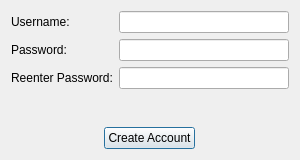
<?xml version="1.0" encoding="UTF-8"?>
<ui version="4.0">
 <class>RegisterDialog</class>
 <widget class="QDialog" name="RegisterDialog">
  <property name="geometry">
   <rect>
    <x>0</x>
    <y>0</y>
    <width>300</width>
    <height>160</height>
   </rect>
  </property>
  <property name="minimumSize">
   <size>
    <width>0</width>
    <height>160</height>
   </size>
  </property>
  <property name="maximumSize">
   <size>
    <width>16777215</width>
    <height>160</height>
   </size>
  </property>
  <property name="windowTitle">
   <string>Register</string>
  </property>
  <layout class="QGridLayout" name="gridLayout">
   <item row="2" column="0">
    <widget class="QLabel" name="label_3">
     <property name="text">
      <string>Reenter Password:</string>
     </property>
    </widget>
   </item>
   <item row="0" column="0">
    <widget class="QLabel" name="label">
     <property name="text">
      <string>Username:</string>
     </property>
    </widget>
   </item>
   <item row="1" column="0">
    <widget class="QLabel" name="label_2">
     <property name="text">
      <string>Password:</string>
     </property>
    </widget>
   </item>
   <item row="0" column="1">
    <widget class="QLineEdit" name="lineEdit_username">
     <property name="maxLength">
      <number>32</number>
     </property>
    </widget>
   </item>
   <item row="1" column="1">
    <widget class="QLineEdit" name="lineEdit_password">
     <property name="maxLength">
      <number>128</number>
     </property>
     <property name="echoMode">
      <enum>QLineEdit::Password</enum>
     </property>
    </widget>
   </item>
   <item row="2" column="1">
    <widget class="QLineEdit" name="lineEdit_password_2">
     <property name="maxLength">
      <number>128</number>
     </property>
     <property name="echoMode">
      <enum>QLineEdit::Password</enum>
     </property>
    </widget>
   </item>
   <item row="3" column="0" colspan="2">
    <widget class="QLabel" name="label_message">
     <property name="styleSheet">
      <string notr="true">color:red;</string>
     </property>
     <property name="text">
      <string/>
     </property>
    </widget>
   </item>
   <item row="4" column="0" colspan="2">
    <layout class="QHBoxLayout" name="horizontalLayout">
     <item>
      <widget class="QPushButton" name="pushButton_create">
       <property name="sizePolicy">
        <sizepolicy hsizetype="Fixed" vsizetype="Fixed">
         <horstretch>0</horstretch>
         <verstretch>0</verstretch>
        </sizepolicy>
       </property>
       <property name="text">
        <string>Create Account</string>
       </property>
       <property name="default">
        <bool>true</bool>
       </property>
      </widget>
     </item>
    </layout>
   </item>
  </layout>
 </widget>
 <resources/>
 <connections/>
</ui>
